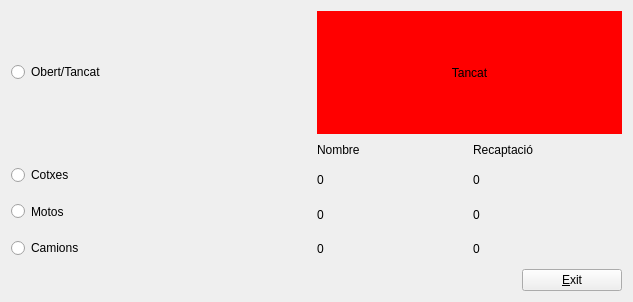
<?xml version="1.0" encoding="UTF-8"?>
<ui version="4.0">
 <class>MyForm</class>
 <widget class="QWidget" name="MyForm">
  <property name="geometry">
   <rect>
    <x>0</x>
    <y>0</y>
    <width>633</width>
    <height>302</height>
   </rect>
  </property>
  <property name="windowTitle">
   <string>Form</string>
  </property>
  <layout class="QVBoxLayout" name="verticalLayout_4">
   <item>
    <layout class="QHBoxLayout" name="horizontalLayout">
     <item>
      <widget class="QRadioButton" name="radioButton">
       <property name="maximumSize">
        <size>
         <width>300</width>
         <height>16777215</height>
        </size>
       </property>
       <property name="text">
        <string>Obert/Tancat</string>
       </property>
       <property name="autoExclusive">
        <bool>false</bool>
       </property>
      </widget>
     </item>
     <item>
      <widget class="MyQLabel" name="label">
       <property name="styleSheet">
        <string notr="true">background-color: rgb(255, 0, 0);</string>
       </property>
       <property name="text">
        <string>Tancat</string>
       </property>
       <property name="alignment">
        <set>Qt::AlignCenter</set>
       </property>
      </widget>
     </item>
    </layout>
   </item>
   <item>
    <layout class="QHBoxLayout" name="horizontalLayout_7">
     <item>
      <layout class="QVBoxLayout" name="verticalLayout_3">
       <item>
        <spacer name="horizontalSpacer_2">
         <property name="orientation">
          <enum>Qt::Horizontal</enum>
         </property>
         <property name="sizeType">
          <enum>QSizePolicy::Maximum</enum>
         </property>
         <property name="sizeHint" stdset="0">
          <size>
           <width>300</width>
           <height>20</height>
          </size>
         </property>
        </spacer>
       </item>
       <item>
        <layout class="QVBoxLayout" name="verticalLayout">
         <item>
          <widget class="QRadioButton" name="radioButton_2">
           <property name="sizePolicy">
            <sizepolicy hsizetype="Minimum" vsizetype="Preferred">
             <horstretch>0</horstretch>
             <verstretch>0</verstretch>
            </sizepolicy>
           </property>
           <property name="maximumSize">
            <size>
             <width>300</width>
             <height>16777215</height>
            </size>
           </property>
           <property name="text">
            <string>Cotxes</string>
           </property>
          </widget>
         </item>
         <item>
          <widget class="QRadioButton" name="radioButton_3">
           <property name="sizePolicy">
            <sizepolicy hsizetype="Minimum" vsizetype="Preferred">
             <horstretch>0</horstretch>
             <verstretch>0</verstretch>
            </sizepolicy>
           </property>
           <property name="maximumSize">
            <size>
             <width>300</width>
             <height>16777215</height>
            </size>
           </property>
           <property name="text">
            <string>Motos</string>
           </property>
          </widget>
         </item>
         <item>
          <widget class="QRadioButton" name="radioButton_4">
           <property name="sizePolicy">
            <sizepolicy hsizetype="Minimum" vsizetype="Preferred">
             <horstretch>0</horstretch>
             <verstretch>0</verstretch>
            </sizepolicy>
           </property>
           <property name="maximumSize">
            <size>
             <width>300</width>
             <height>16777215</height>
            </size>
           </property>
           <property name="text">
            <string>Camions</string>
           </property>
          </widget>
         </item>
        </layout>
       </item>
      </layout>
     </item>
     <item>
      <layout class="QVBoxLayout" name="verticalLayout_2">
       <item>
        <layout class="QHBoxLayout" name="horizontalLayout_2">
         <item>
          <widget class="QLabel" name="label_8">
           <property name="maximumSize">
            <size>
             <width>16777215</width>
             <height>20</height>
            </size>
           </property>
           <property name="text">
            <string>Nombre</string>
           </property>
          </widget>
         </item>
         <item>
          <widget class="QLabel" name="label_9">
           <property name="maximumSize">
            <size>
             <width>16777215</width>
             <height>20</height>
            </size>
           </property>
           <property name="text">
            <string>Recaptació</string>
           </property>
          </widget>
         </item>
        </layout>
       </item>
       <item>
        <layout class="QHBoxLayout" name="horizontalLayout_5">
         <item>
          <widget class="MyQLabel" name="label_2">
           <property name="text">
            <string>0</string>
           </property>
          </widget>
         </item>
         <item>
          <widget class="MyQLabel" name="label_3">
           <property name="text">
            <string>0</string>
           </property>
          </widget>
         </item>
        </layout>
       </item>
       <item>
        <layout class="QHBoxLayout" name="horizontalLayout_3">
         <item>
          <widget class="MyQLabel" name="label_4">
           <property name="text">
            <string>0</string>
           </property>
          </widget>
         </item>
         <item>
          <widget class="MyQLabel" name="label_5">
           <property name="text">
            <string>0</string>
           </property>
          </widget>
         </item>
        </layout>
       </item>
       <item>
        <layout class="QHBoxLayout" name="horizontalLayout_4">
         <item>
          <widget class="MyQLabel" name="label_6">
           <property name="text">
            <string>0</string>
           </property>
          </widget>
         </item>
         <item>
          <widget class="MyQLabel" name="label_7">
           <property name="text">
            <string>0</string>
           </property>
          </widget>
         </item>
        </layout>
       </item>
      </layout>
     </item>
    </layout>
   </item>
   <item>
    <layout class="QHBoxLayout" name="horizontalLayout_6">
     <item>
      <spacer name="horizontalSpacer">
       <property name="orientation">
        <enum>Qt::Horizontal</enum>
       </property>
       <property name="sizeHint" stdset="0">
        <size>
         <width>40</width>
         <height>20</height>
        </size>
       </property>
      </spacer>
     </item>
     <item>
      <widget class="QPushButton" name="pushButton">
       <property name="minimumSize">
        <size>
         <width>100</width>
         <height>0</height>
        </size>
       </property>
       <property name="maximumSize">
        <size>
         <width>100</width>
         <height>16777215</height>
        </size>
       </property>
       <property name="text">
        <string>&amp;Exit</string>
       </property>
      </widget>
     </item>
    </layout>
   </item>
  </layout>
 </widget>
 <customwidgets>
  <customwidget>
   <class>MyQLabel</class>
   <extends>QLabel</extends>
   <header>MyQLabel.h</header>
   <slots>
    <slot>controlPas(bool)</slot>
    <slot>colorSemafor()</slot>
    <slot>numCotxes()</slot>
    <slot>recaptacioCotxes()</slot>
    <slot>numMoto()</slot>
    <slot>recaptacioMoto()</slot>
    <slot>numCamions()</slot>
    <slot>recaptacioCamions()</slot>
   </slots>
  </customwidget>
 </customwidgets>
 <resources/>
 <connections>
  <connection>
   <sender>pushButton</sender>
   <signal>clicked()</signal>
   <receiver>MyForm</receiver>
   <slot>close()</slot>
   <hints>
    <hint type="sourcelabel">
     <x>622</x>
     <y>241</y>
    </hint>
    <hint type="destinationlabel">
     <x>342</x>
     <y>83</y>
    </hint>
   </hints>
  </connection>
  <connection>
   <sender>radioButton</sender>
   <signal>clicked(bool)</signal>
   <receiver>label</receiver>
   <slot>controlPas(bool)</slot>
   <hints>
    <hint type="sourcelabel">
     <x>73</x>
     <y>55</y>
    </hint>
    <hint type="destinationlabel">
     <x>360</x>
     <y>13</y>
    </hint>
   </hints>
  </connection>
  <connection>
   <sender>radioButton</sender>
   <signal>clicked()</signal>
   <receiver>label</receiver>
   <slot>colorSemafor()</slot>
   <hints>
    <hint type="sourcelabel">
     <x>69</x>
     <y>53</y>
    </hint>
    <hint type="destinationlabel">
     <x>341</x>
     <y>29</y>
    </hint>
   </hints>
  </connection>
  <connection>
   <sender>radioButton_2</sender>
   <signal>clicked()</signal>
   <receiver>label_2</receiver>
   <slot>numCotxes()</slot>
   <hints>
    <hint type="sourcelabel">
     <x>56</x>
     <y>142</y>
    </hint>
    <hint type="destinationlabel">
     <x>352</x>
     <y>132</y>
    </hint>
   </hints>
  </connection>
  <connection>
   <sender>radioButton_2</sender>
   <signal>clicked()</signal>
   <receiver>label_3</receiver>
   <slot>recaptacioCotxes()</slot>
   <hints>
    <hint type="sourcelabel">
     <x>42</x>
     <y>127</y>
    </hint>
    <hint type="destinationlabel">
     <x>497</x>
     <y>137</y>
    </hint>
   </hints>
  </connection>
  <connection>
   <sender>radioButton</sender>
   <signal>clicked(bool)</signal>
   <receiver>label_2</receiver>
   <slot>controlPas(bool)</slot>
   <hints>
    <hint type="sourcelabel">
     <x>48</x>
     <y>59</y>
    </hint>
    <hint type="destinationlabel">
     <x>355</x>
     <y>131</y>
    </hint>
   </hints>
  </connection>
  <connection>
   <sender>radioButton</sender>
   <signal>clicked(bool)</signal>
   <receiver>label_3</receiver>
   <slot>controlPas(bool)</slot>
   <hints>
    <hint type="sourcelabel">
     <x>32</x>
     <y>58</y>
    </hint>
    <hint type="destinationlabel">
     <x>511</x>
     <y>136</y>
    </hint>
   </hints>
  </connection>
  <connection>
   <sender>radioButton</sender>
   <signal>clicked(bool)</signal>
   <receiver>label_4</receiver>
   <slot>controlPas(bool)</slot>
   <hints>
    <hint type="sourcelabel">
     <x>45</x>
     <y>54</y>
    </hint>
    <hint type="destinationlabel">
     <x>338</x>
     <y>169</y>
    </hint>
   </hints>
  </connection>
  <connection>
   <sender>radioButton</sender>
   <signal>clicked(bool)</signal>
   <receiver>label_6</receiver>
   <slot>controlPas(bool)</slot>
   <hints>
    <hint type="sourcelabel">
     <x>18</x>
     <y>42</y>
    </hint>
    <hint type="destinationlabel">
     <x>334</x>
     <y>195</y>
    </hint>
   </hints>
  </connection>
  <connection>
   <sender>radioButton</sender>
   <signal>clicked(bool)</signal>
   <receiver>label_7</receiver>
   <slot>controlPas(bool)</slot>
   <hints>
    <hint type="sourcelabel">
     <x>36</x>
     <y>56</y>
    </hint>
    <hint type="destinationlabel">
     <x>499</x>
     <y>202</y>
    </hint>
   </hints>
  </connection>
  <connection>
   <sender>radioButton_3</sender>
   <signal>clicked()</signal>
   <receiver>label_4</receiver>
   <slot>numMoto()</slot>
   <hints>
    <hint type="sourcelabel">
     <x>60</x>
     <y>156</y>
    </hint>
    <hint type="destinationlabel">
     <x>359</x>
     <y>161</y>
    </hint>
   </hints>
  </connection>
  <connection>
   <sender>radioButton_4</sender>
   <signal>clicked()</signal>
   <receiver>label_6</receiver>
   <slot>numCamions()</slot>
   <hints>
    <hint type="sourcelabel">
     <x>57</x>
     <y>194</y>
    </hint>
    <hint type="destinationlabel">
     <x>334</x>
     <y>190</y>
    </hint>
   </hints>
  </connection>
  <connection>
   <sender>radioButton_4</sender>
   <signal>clicked()</signal>
   <receiver>label_7</receiver>
   <slot>recaptacioCamions()</slot>
   <hints>
    <hint type="sourcelabel">
     <x>38</x>
     <y>189</y>
    </hint>
    <hint type="destinationlabel">
     <x>495</x>
     <y>197</y>
    </hint>
   </hints>
  </connection>
  <connection>
   <sender>radioButton</sender>
   <signal>clicked(bool)</signal>
   <receiver>label_5</receiver>
   <slot>controlPas(bool)</slot>
   <hints>
    <hint type="sourcelabel">
     <x>36</x>
     <y>49</y>
    </hint>
    <hint type="destinationlabel">
     <x>529</x>
     <y>166</y>
    </hint>
   </hints>
  </connection>
  <connection>
   <sender>radioButton_3</sender>
   <signal>clicked()</signal>
   <receiver>label_5</receiver>
   <slot>recaptacioMoto()</slot>
   <hints>
    <hint type="sourcelabel">
     <x>46</x>
     <y>164</y>
    </hint>
    <hint type="destinationlabel">
     <x>495</x>
     <y>166</y>
    </hint>
   </hints>
  </connection>
 </connections>
</ui>
